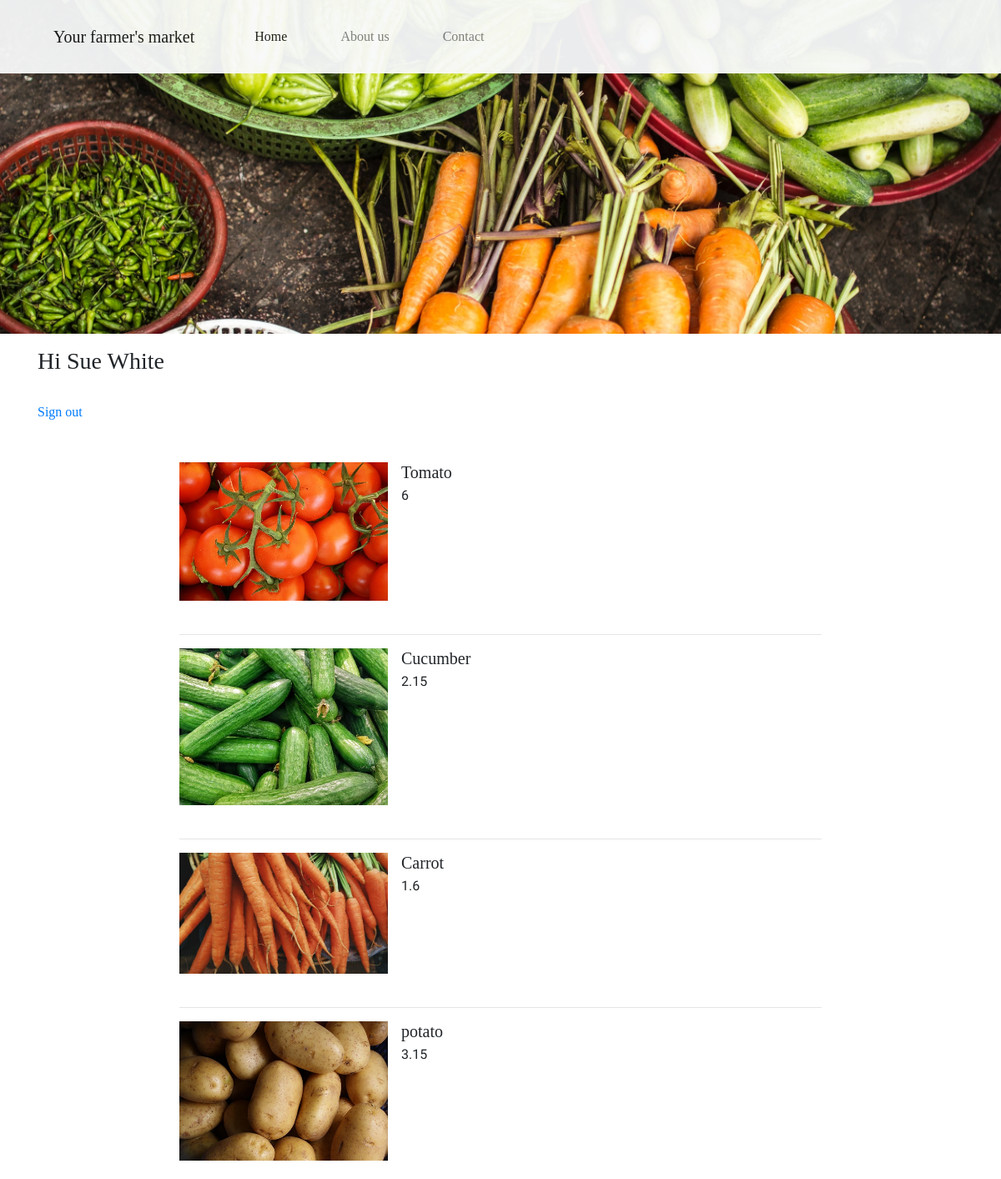
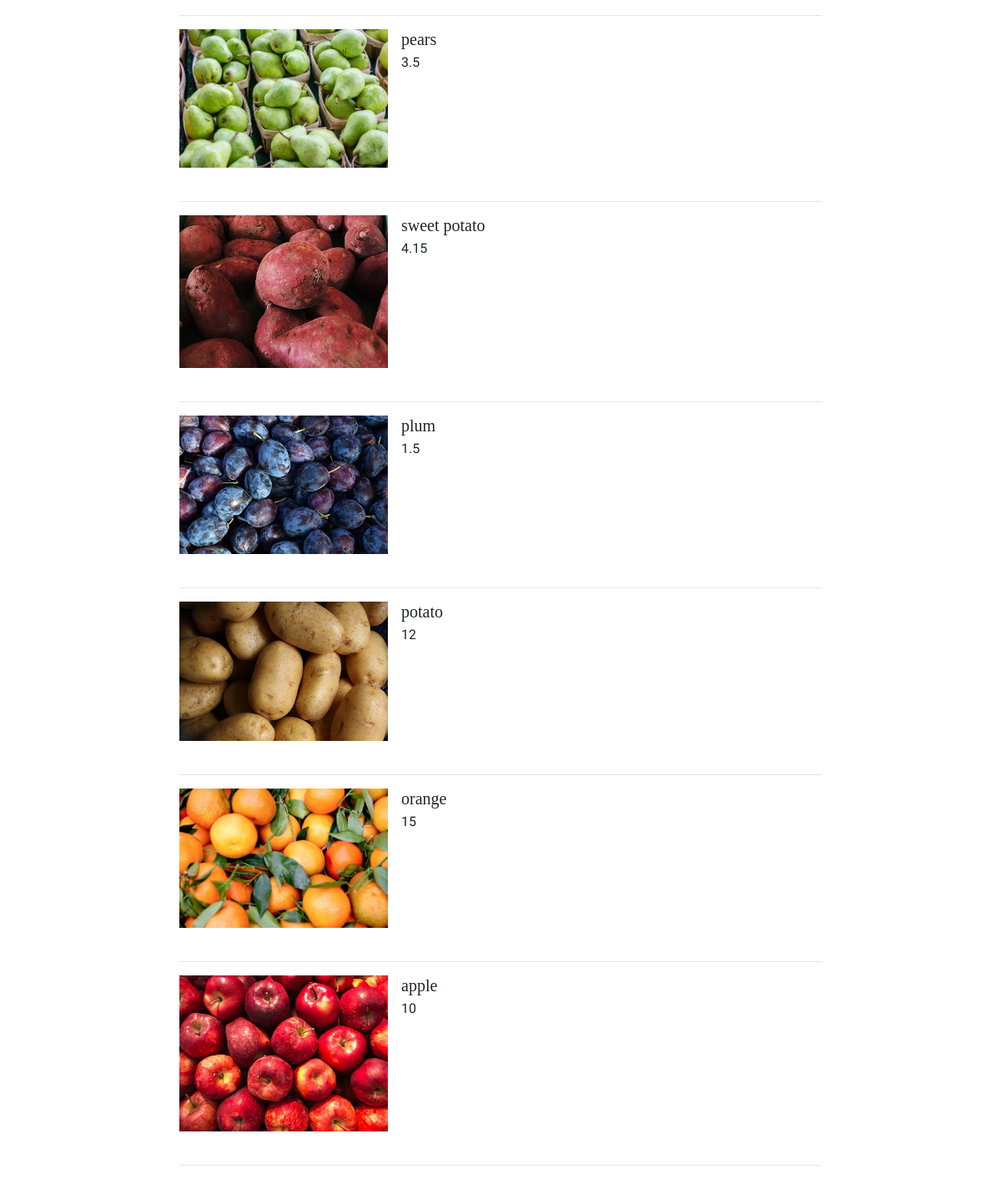
The app's page /home.php (signed in) with its own data (2 pictures, top to bottom).
### tables this page shows
CREATE TABLE `user` (
  `id` int(11) NOT NULL,
  `first_name` varchar(75) DEFAULT NULL,
  `last_name` varchar(75) DEFAULT NULL,
  `email` varchar(255) DEFAULT NULL,
  `password` varchar(255) DEFAULT NULL,
  `status` enum('user','admin') DEFAULT 'user',
  `fk_item_id` int(11) DEFAULT NULL
);

CREATE TABLE `item` (
  `item_id` int(11) NOT NULL,
  `image` varchar(255) NOT NULL DEFAULT 'NULL',
  `name` varchar(100) DEFAULT NULL,
  `price` float DEFAULT NULL,
  `quantity` int(11) DEFAULT NULL
);

### home.php (the view, shortened to what this page needs)
<?php
require_once 'dbconnect.php';
$res = mysqli_query($conn, "SELECT * FROM user WHERE id=".$_SESSION['user']);
$userRow=mysqli_fetch_array($res,MYSQLI_ASSOC);
 ?>
<!DOCTYPE html>
<html>
<head>
	<link rel="stylesheet" type="text/css" href="style.css">
	<link rel="stylesheet" href="https://stackpath.bootstrapcdn.com/bootstrap/4.3.1/css/bootstrap.min.css">
</head>
<body>
	<header>
   	<nav class="navbar fixed-top navbar-expand-lg navbar-light bg-light">
   		<a class="navbar-brand pl-5 my-3" href="index.php">Your farmer's market</a>
   		<div class="collapse navbar-collapse" id="navbarNav">
   			<ul class="navbar-nav">
   				<li class="nav-item active pl-5">
       				<a class="nav-link" href="index.php">Home<span class="sr-only">(current)</span></a>
      			</li>
      			<li class="nav-item pl-5">
        			<a class="nav-link" href="#">About us</a>
      			</li>
      			<li class="nav-item pl-5">
        			<a class="nav-link" href="#">Contact</a>
      			</li>
   			</ul>
   		</div>
   	</nav>
   </header>
	<div class="container mt-3">
		<h3>Hi <?php echo $userRow['first_name'].' '.$userRow['last_name']; ?></h3><br>
		<a href="logout.php?logout">Sign out</a>
	</div>
	<ul class="col-8 mt-5 mx-auto list-unstyled">
	<?php
	require_once "dbconnect.php";
	$sql = "SELECT * FROM item";
	$result = mysqli_query($conn, $sql);
	if($result->num_rows == 0){
		$row = "No result";
		$res = 0;
	} elseif($result->num_rows == 1){
		$row = $result->fetch_assoc();
		$res = 1;
	} else{
		$row = $result->fetch_all(MYSQLI_ASSOC);
		$res = 2;
	}
	if($res == 0){
		echo $row;
	}elseif($res == 1){
		echo $row["name"]." ". $row["price"]. " " .$row["image"];
	}else{
		foreach ($row as $value) {
			echo "<li class='media mt-2'>
			<img class='mr-3' width='250px' src='".$value["image"]."'>
			<div class='media-body'>
      			<h5 class='mt-0 mb-1'>" .$value["name"]."</h5>
      			<p>". $value["price"]."</p>
      		</div>
      	</li><br><hr/>";
		}
	}
?>
	</ul>
</body>
</html>

### style.css (style rules this page uses)
* { padding: 0; margin: 0; font-family: 'Cinzel', serif; }
.navbar { opacity: 0.95; }
p { font-family: 'Pontano Sans', sans-serif; }
header { background: url('img/3.jpg') no-repeat 60% 40%; background-size: cover; height: 400px; margin-bottom: 0 !important; }

### records on screen
user: first_name "Sue", last_name "White"
item: image (picture), name "Tomato", price "6"
item: image (picture), name "Cucumber", price "2.15"
item: image (picture), name "Carrot", price "1.6"
item: image (picture), name "potato", price "3.15"
item: image (picture), name "pears", price "3.5"
item: image (picture), name "sweet potato", price "4.15"
item: image (picture), name "plum", price "1.5"
item: image (picture), name "potato", price "12"
item: image (picture), name "orange", price "15"
item: image (picture), name "apple", price "10"
